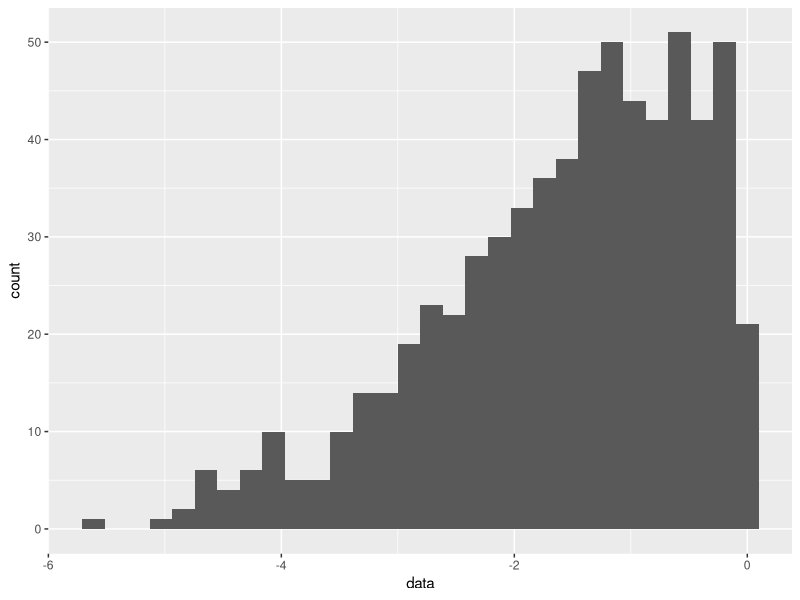
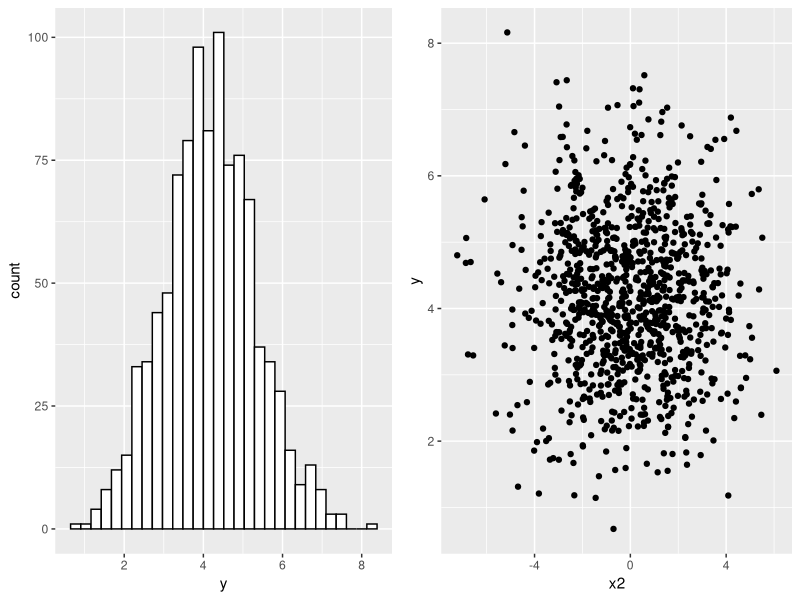
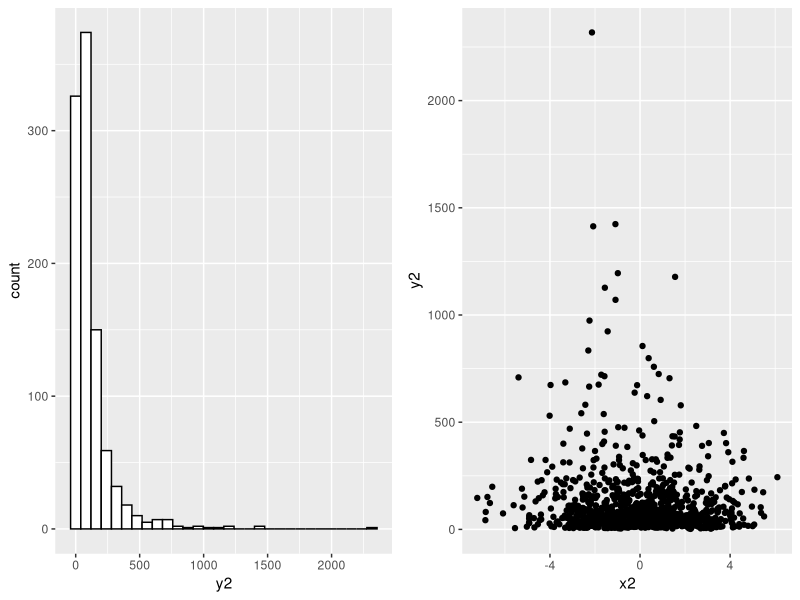

These charts were generated, in order, by the following R code:
## ---- chunk 1
knitr::opts_chunk$set(echo = TRUE)
library(knitr)
library(tidyverse)
library(rlang)
library(scales)
library(readstata13)
library(gridExtra) 
## ---- chunk 2
sample <- rnorm(1000, 0, sqrt(3))
sample <- sample - 0.6
data <- sample[sample <= 0]
ggplot() + geom_histogram(aes(data))
## ---- chunk 3
t1 <- -0.0127 / 0.0223
t2 <- 0.1100 / 0.0366
p1 <- 2*pnorm(t1)
p2 <- 2*pnorm(t2, lower.tail = FALSE)
## ---- chunk 4
x1 <- rnorm(1000, 0, 2)
x2 <- rnorm(1000, 0, sqrt(5))
## ---- chunk 5
e_y = -0.0127 * mean(x1) + 0.11 * mean(x2) + 4.1769
var_y = -0.0127^2*var(x1) + 0.11^2*var(x2) + 1.2
y <- rnorm(1000, e_y, sqrt(var_y))
df <- data.frame(x2, y)
g1 <- ggplot(df, aes(x=y)) + geom_histogram(color="black", fill="white")
g2 <- ggplot(df, aes(x=x2, y=y)) + geom_point()
grid.arrange(g1, g2, ncol = 2)     
## ---- chunk 6
y2 <- exp(rnorm(1000, e_y, sqrt(var_y)))
df2 <- data.frame(x2, y2)
g3 <- ggplot(df2, aes(x=y2)) + geom_histogram(color="black", fill="white")
g4 <- ggplot(df2, aes(x=x2, y=y2)) + geom_point()
grid.arrange(g3, g4, ncol = 2) 
